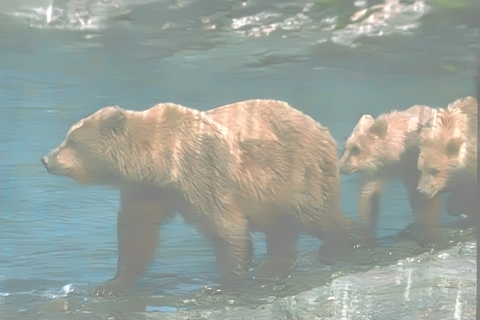
#> input picture Deraining/results/Typhoon/1.png, 480 x 320 px, given as the content of the folder dataset/test/norain, which was not available
$ python generate_typhoon.py
#> lines starting #> are read from the running program, lines starting #| are printed output that depends on the picture; pictures that were not available may be replaced by others from this repository, and a replacement may not be noted
import cv2
import numpy as np
import os
import random
import re
import shutil

# ==========================================
# Configuration & Hyperparameters
# ==========================================
SEED = 42
INPUT_DIR = r"dataset/test/norain"
OUTPUT_DIR = r"dataset/test/typhoon"

# Generation Mode: 'random_range', 'one_to_many', or 'mixed'
MODE = "mixed"

def set_global_seed(seed_value=42):
    """Sets the seed for reproducibility."""
    random.seed(seed_value)
    np.random.seed(seed_value)
    print(f"Random seed set to: {seed_value}")

def get_random_typhoon_params():
    """Generates random parameters for typhoon simulation."""
    params = {}
    params['gamma'] = random.uniform(1.2, 1.6)          # Luminance drop (Darkness)
    params['transmission'] = random.uniform(0.5, 0.85)  # Haze density
    params['rain_density'] = random.uniform(0.95, 0.99) # Drop density
    params['angle'] = random.uniform(120, 150)          # Wind direction (Slant rain)
    params['length'] = int(random.uniform(20, 50))      # Rain streak length
    return params

def natural_sort_key(s):
    """Sorts strings naturally (e.g., 1.png, 2.png, 10.png)."""
#> in process_dataset, img is the input picture: shape (320, 480, 3); mean B, G, R 154, 161, 152.2
    return [int(text) if text.isdigit() else text.lower()
            for text in re.split('([0-9]+)', s)]

def add_dynamic_typhoon_effect(img, params):
    """Applies the physics-based typhoon effect to a single image."""
    img = img.astype(np.float32) / 255.0
    row, col, _ = img.shape
#> row = 320; col = 480

    # 1. Adjust Luminance (Gamma Correction)
    img = np.power(img, params['gamma'])
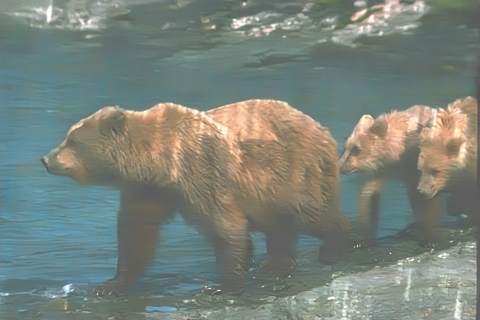
#> img: shape (320, 480, 3) float32; mean of channels 0, 1, 2 0.483, 0.515, 0.478; drawn as B, G, R

    # 2. Generate Rain Layer
    noise = np.random.uniform(0, 1, (row, col))
    drops = np.zeros_like(noise)
    drops[noise > params['rain_density']] = 1

    # Create slant rain using rotation matrix
    angle, length = params['angle'], params['length']
    rotation_matrix = cv2.getRotationMatrix2D((length / 2, length / 2), angle, 1)
    motion_blur_kernel = np.diag(np.ones(length))
    motion_blur_kernel = cv2.warpAffine(motion_blur_kernel, rotation_matrix, (length, length))
    motion_blur_kernel = motion_blur_kernel / length

    rain_layer = cv2.filter2D(drops, -1, motion_blur_kernel)

    # Gaussian blur and intensity scaling
    rain_intensity = random.uniform(2.5, 4.5)
    cv2.GaussianBlur(rain_layer, (3, 3), 0, dst=rain_layer)
    rain_layer = rain_layer * rain_intensity
    rain_layer_3ch = np.dstack((rain_layer, rain_layer, rain_layer))

    # 3. Composite Layers (Random Order: Rain-then-Haze or Haze-then-Rain)
    A = 1.0
    t = params['transmission']
    if 'order_seed' not in params:
        params['order_seed'] = random.random()

    if params['order_seed'] > 0.5:
        # Order A: Haze first, then Rain
        hazed_img = img * t + A * (1 - t)
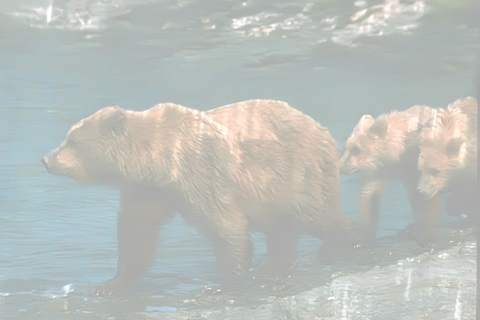
#> hazed_img: shape (320, 480, 3) float32; mean of channels 0, 1, 2 0.737, 0.753, 0.734; drawn as B, G, R
        final_img = hazed_img + rain_layer_3ch
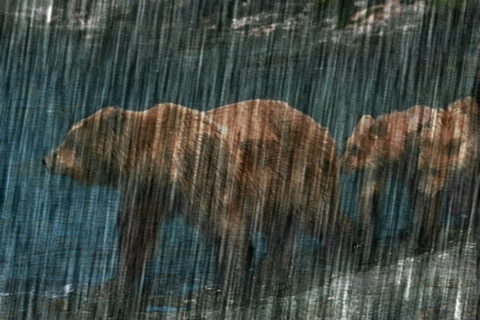
#> final_img: shape (320, 480, 3) float64; mean of channels 0, 1, 2 0.843, 0.859, 0.841; drawn with min black and max white
    else:
        # Order B: Rain first, then Haze
        rained_scene = img + rain_layer_3ch
        final_img = rained_scene * t + A * (1 - t)

    final_img = np.clip(final_img, 0, 1)
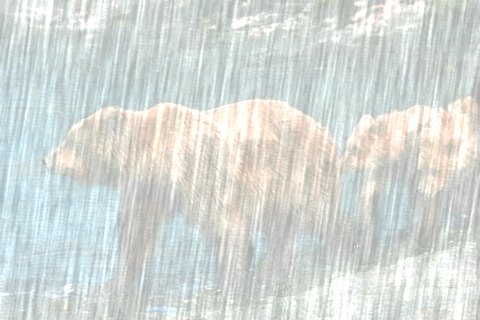
#> final_img: shape (320, 480, 3) float64; mean of channels 0, 1, 2 0.841, 0.856, 0.836; drawn as B, G, R
    return (final_img * 255).astype(np.uint8)

def process_dataset(source_folder, target_folder, mode='random_range', start_idx=0, end_idx=None, m_effects=3):
    """
    Main processing function to handle both generation modes.
    """
    if not os.path.exists(target_folder):
        os.makedirs(target_folder)

    valid_exts = ('.jpg', '.jpeg', '.png', '.bmp')
    files = sorted([f for f in os.listdir(source_folder) if f.lower().endswith(valid_exts)], key=natural_sort_key)
    target_files = files[start_idx:end_idx]

    print(f"[{mode.upper()}] Processing {len(target_files)} images...")

    # Pre-generate templates if in one_to_many mode
    effect_templates = []
    if mode == 'one_to_many':
        print(f"Generating {m_effects} fixed templates...")
        for _ in range(m_effects):
            p = get_random_typhoon_params()
            p['order_seed'] = random.random()
            effect_templates.append(p)

    for i, filename in enumerate(target_files):
        img_path = os.path.join(source_folder, filename)
        img = cv2.imread(img_path)
        if img is None:
            print(f"Warning: Failed to load image '{img_path}'. Skipping.")
            continue

        if mode == 'random_range':
            # 1-to-1: Unique random parameters per image
            params = get_random_typhoon_params()
            out_img = add_dynamic_typhoon_effect(img, params)
            save_name = f"{filename.split('.')[0]}.png"
            cv2.imwrite(os.path.join(target_folder, save_name), out_img)

        elif mode == 'one_to_many':
            # 1-to-M: Fixed templates applied to image
            for j, params in enumerate(effect_templates):
                out_img = add_dynamic_typhoon_effect(img.copy(), params)
                # Naming convention: index based (e.g., 100.png, 101.png...)
                save_idx = start_idx + i * m_effects + j + 1
                cv2.imwrite(os.path.join(target_folder, f"{save_idx}.png"), out_img)

        if (i + 1) % 10 == 0:
            print(f"Processed {i + 1}/{len(target_files)}")

if __name__ == "__main__":
    # Clean output directory
    if os.path.exists(OUTPUT_DIR):
        shutil.rmtree(OUTPUT_DIR)

    set_global_seed(SEED)

    # Execution Logic
    if MODE == "mixed":
        # Example: First 75 images random, next 25 images using templates
        process_dataset(INPUT_DIR, OUTPUT_DIR, mode='random_range', start_idx=0, end_idx=75)
        # Note: adjust output filename logic in function if indices overlap matters
        process_dataset(INPUT_DIR, OUTPUT_DIR, mode='one_to_many', start_idx=75, end_idx=100, m_effects=5)

    elif MODE == "random_range":
        process_dataset(INPUT_DIR, OUTPUT_DIR, mode='random_range')

    elif MODE == "one_to_many":
        process_dataset(INPUT_DIR, OUTPUT_DIR, mode='one_to_many', m_effects=3)

    print("Dataset generation complete.")
